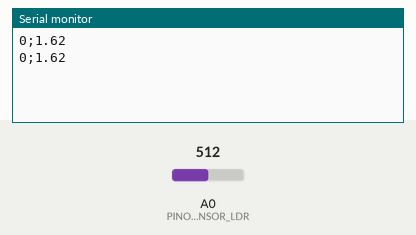
The sketch below on a simulated Arduino Uno, built with avr-gcc and run on an emulated ATmega328P. On the bench: the last lines printed to the serial monitor. The test bench sets the inputs (shaded band); at power-on: A0 (PINO_SENSOR_LDR) = 512.

Above: at 1.8 s.
1.9 s: A0 (PINO_SENSOR_LDR) set to 1013
At 2.5 s:
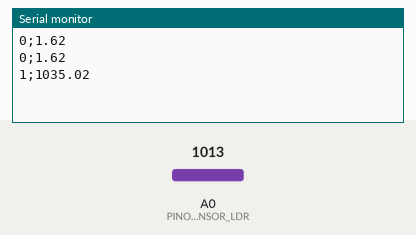
3.4 s: A0 (PINO_SENSOR_LDR) set to 1023
At 4.8 s:
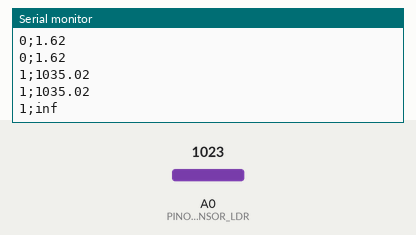

Measured:
- the behaviour switches between 1022 and 1023 on A0 (PINO_SENSOR_LDR) (found by bisection; images 1 and 2)
- after the input at 1.9 s, the serial monitor: prints a new line after 0.10 s (image 1)
- after the input at 3.4 s, the serial monitor: prints a new line after 0.61 s (image 2)

The sketch:

script-arduino.ino
```cpp
int PINO_SENSOR_LDR = A0;
float resistencia = 3000.0; // Resistor fixo (ohms)
float Vcc = 5.0;

void setup() {
  Serial.begin(9600);
}

void loop() {
  int valorLuminosidade = analogRead(PINO_SENSOR_LDR);
  float tensao = (valorLuminosidade * Vcc) / 1023.0;

  float resistencia_ldr = resistencia * (Vcc / tensao - 1);

  // Ajuste da equação empírica de lux
  float lux = 500 / pow((resistencia_ldr/1000), 1.4);

  float ppfd = lux * 0.015;

  int estadoLuminosidade = (ppfd < 6) ? 0 : 1;

  Serial.print(estadoLuminosidade);
  Serial.print(";");
  Serial.println(ppfd);

  delay(1000);
}
```
